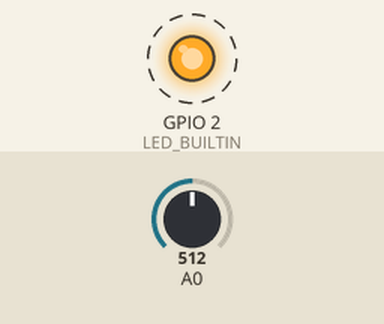
Bench run of a sketch on a simulated ESP8266 (NodeMCU). Parts: output pins drawn as LEDs (lit = HIGH, except the on-board LED, lit = LOW). Dashed ring = blinking. The inputs (shaded band) are chosen by the test bench; at power-on: A0 = 512. WiFi joins after 1.5 s; servers stay silent unless stated; no MQTT or app messages arrive unless stated; what the sketch prints to the serial monitor is not drawn.

Above: at 1.7 s.
Timing chart, 0 to 4.5 s (numbered marks = the images above):
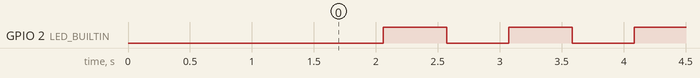

The sketch:

sketch_may28a.ino
```cpp
/*

   Fabrício Sousa
   Exemplo IBM Watson IoT Platform + Planta IoT
   Hardware: new NodeMCU LoLin V3 + Sensor umidade solo


   Logica:
   1. efetua conexao com a rede WiFi
   2. obtem a grandeza de umidade do solo
   3. conecta no servidor MQTT IBM Watson IoT Platform
   4. publica a JSON string para o topico

   referencias Bluemix e IoTF:
   Autor: FilipeFlop
   https://www.filipeflop.com/blog/planta-iot-com-esp8266-nodemcu/

*/


#include <ESP8266WiFi.h>
#include <PubSubClient.h>


//atualize SSID e senha WiFi
const char* ssid = "HackaTruckVisitantes";
const char* password = "";


//Atualize os valores de Org, device type, device id e token
#define ORG "femusb"
#define DEVICE_TYPE "SensorBatimento"
#define DEVICE_ID "SensorBatimento"
#define TOKEN "12345678"


//broker messagesight server
char server[] = ORG ".messaging.internetofthings.ibmcloud.com";
char topic[] = "iot-2/evt/status/fmt/json";
char authMethod[] = "use-token-auth";
char token[] = TOKEN;
char clientId[] = "d:" ORG ":" DEVICE_TYPE ":" DEVICE_ID;

float batimento = 0.0;
char batimentostr[6];


WiFiClient wifiClient;
PubSubClient client(server, 1883, NULL, wifiClient);


void setup() {
  Serial.begin(115200);
  Serial.println();
  Serial.println("Iniciando...");


  Serial.print("Conectando na rede WiFi "); Serial.print(ssid);
  WiFi.begin(ssid, password);
  while (WiFi.status() != WL_CONNECTED) {
    delay(500);
    Serial.print(".");
  }
  Serial.println("");
  Serial.print("[INFO] Conectado WiFi IP: ");
  Serial.println(WiFi.localIP());


  pinMode(LED_BUILTIN, OUTPUT);
}


//Função: faz a leitura do nível de umidade
//Parâmetros: nenhum
//Retorno: umidade percentual (0-100)
//Observação: o ADC do NodeMCU permite até, no máximo, 3.3V. Dessa forma,
//            para 3.3V, obtem-se (empiricamente) 978 como leitura de ADC
float FazLeituraBatimento(void)
{
    int ValorADC;
    float batimentoPercentual;
     ValorADC = analogRead(0);
     Serial.print("[Leitura ADC] ");
     Serial.println(ValorADC);


     return ValorADC;
}


void loop() {


  if (!!!client.connected()) {
    Serial.print("Reconnecting client to ");
    Serial.println(server);
    while (!!!client.connect(clientId, authMethod, token)) {
      Serial.print(".");
      delay(500);
    }
    Serial.println();
  }


  float batimento = FazLeituraBatimento();

  // Conversao Floats para Strings
  char TempString[32];  //  array de character temporario


  // dtostrf( [Float variable] , [Minimum SizeBeforePoint] , [sizeAfterPoint] , [WhereToStoreIt] )
  dtostrf(batimento, 2, 1, TempString);
  String batimentostr =  String(TempString);


  // Prepara JSON para IOT Platform
  int length = 0;


  String payload = "{\"d\":{\"BATIMENTOS\":\"" + batimentostr + "\"}}";


  length = payload.length();
  Serial.print(F("\nData length"));
  Serial.println(length);


  Serial.print("Sending payload: ");
  Serial.println(payload);


  if (client.publish(topic, (char*) payload.c_str())) {
    Serial.println("Publish ok");
    digitalWrite(LED_BUILTIN, LOW);
    delay(500);
    digitalWrite(LED_BUILTIN, HIGH);
    delay(500);
  } else {
    Serial.println("Publish failed");
    Serial.println(client.state());
  }

  delay(10);
}
```

Measured:
- by itself, GPIO 2 (LED_BUILTIN): alternates HIGH for 0.51 s and LOW for 0.50 s
